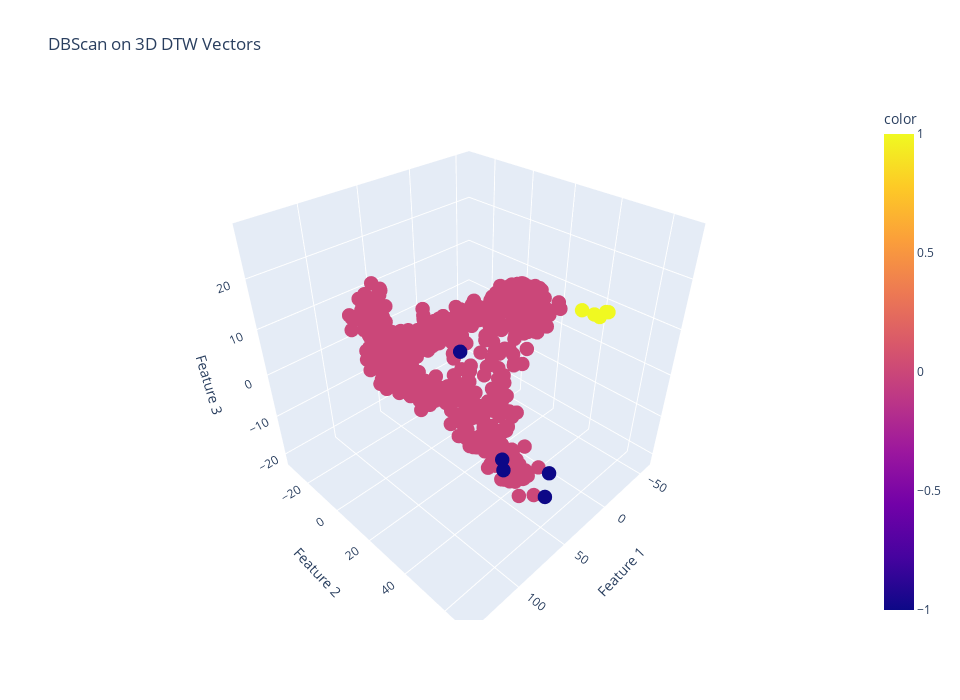
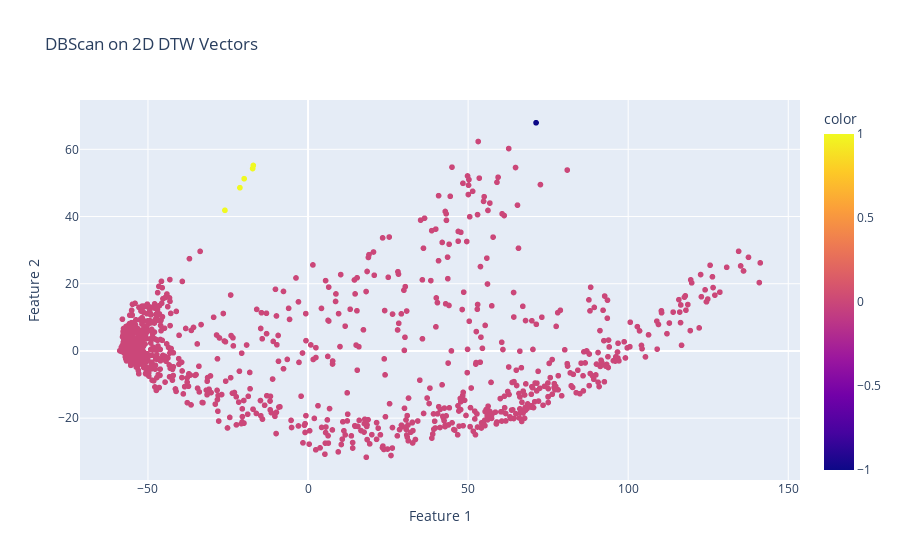

The notebook cell saved with these charts, in order:
### Markdown cell above
## Supervised labels for file 'Rhyme_Words.wav'

### Code cell
db_model_threeD_sup = DBSCAN(eps=10.0, min_samples=3).fit(threeD_vectors_sup)
db_colors_threeD_sup = db_model_threeD_sup.labels_
visualize_3d(threeD_vectors_sup, "DBScan on 3D DTW Vectors", db_colors_threeD_sup)

db_model_twoD_sup = DBSCAN(eps=10.0, min_samples=3).fit(twoD_vectors_sup)
db_colors_twoD_sup = db_model_twoD_sup.labels_
visualize_2d(twoD_vectors_sup, "DBScan on 2D DTW Vectors", db_colors_twoD_sup)

### Figure 1 — Plotly figure (JSON) as saved in the notebook; plotly's stock layout.template omitted (floating-point values rounded to 4 significant figures; data arrays with more than 128 entries replaced by an {"elided": "..."} marker saying what was removed)
{"data": [{"hovertemplate": "Feature 1=%{x}<br>Feature 2=%{y}<br>Feature 3=%{z}<br>color=%{marker.color}<extra></extra>", "legendgroup": "", "marker": {"color": {"elided": "1026 int values"}, "coloraxis": "coloraxis", "size": 5, "symbol": "circle"}, "mode": "markers", "name": "", "scene": "scene", "showlegend": false, "type": "scatter3d", "x": {"elided": "1026 float values"}, "y": {"elided": "1026 float values"}, "z": {"elided": "1026 float values"}}], "layout": {"coloraxis": {"colorbar": {"title": {"text": "color"}}, "colorscale": [[0, "#0d0887"], [0.1111, "#46039f"], [0.2222, "#7201a8"], [0.3333, "#9c179e"], [0.4444, "#bd3786"], [0.5556, "#d8576b"], [0.6667, "#ed7953"], [0.7778, "#fb9f3a"], [0.8889, "#fdca26"], [1, "#f0f921"]]}, "height": 700, "legend": {"tracegroupgap": 0}, "scene": {"domain": {"x": [0, 1], "y": [0, 1]}, "xaxis": {"title": {"text": "Feature 1"}}, "yaxis": {"title": {"text": "Feature 2"}}, "zaxis": {"title": {"text": "Feature 3"}}}, "title": {"text": "DBScan on 3D DTW Vectors"}, "width": 960}}

### Figure 2 — Plotly figure (JSON) as saved in the notebook; plotly's stock layout.template omitted (floating-point values rounded to 4 significant figures; data arrays with more than 128 entries replaced by an {"elided": "..."} marker saying what was removed)
{"data": [{"hovertemplate": "Feature 1=%{x}<br>Feature 2=%{y}<br>color=%{marker.color}<extra></extra>", "legendgroup": "", "marker": {"color": {"elided": "1026 int values"}, "coloraxis": "coloraxis", "symbol": "circle"}, "mode": "markers", "name": "", "showlegend": false, "type": "scattergl", "x": {"elided": "1026 float values"}, "xaxis": "x", "y": {"elided": "1026 float values"}, "yaxis": "y"}], "layout": {"coloraxis": {"colorbar": {"title": {"text": "color"}}, "colorscale": [[0, "#0d0887"], [0.1111, "#46039f"], [0.2222, "#7201a8"], [0.3333, "#9c179e"], [0.4444, "#bd3786"], [0.5556, "#d8576b"], [0.6667, "#ed7953"], [0.7778, "#fb9f3a"], [0.8889, "#fdca26"], [1, "#f0f921"]]}, "legend": {"tracegroupgap": 0}, "title": {"text": "DBScan on 2D DTW Vectors"}, "xaxis": {"anchor": "y", "domain": [0, 1], "title": {"text": "Feature 1"}}, "yaxis": {"anchor": "x", "domain": [0, 1], "title": {"text": "Feature 2"}}}}
